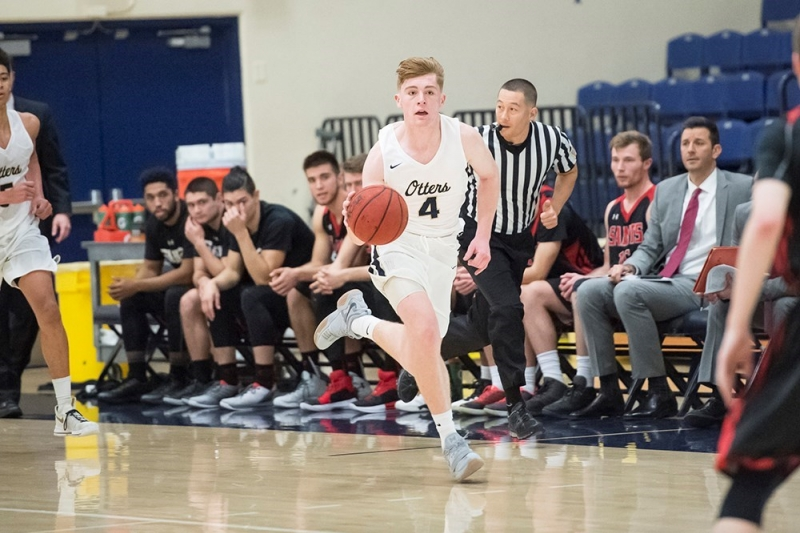
#> input picture images/15.jpg, 800 x 533 px; its folder holds 5 pictures in this run
$ python test.py
#> lines starting #> are read from the running program, lines starting #| are printed output that depends on the picture; after the words box and inside, x2 and y2 are one past the last pixel; in counts of white or black regions, pixels touching at a corner belong together
import os
import numpy as np
import cv2
from pprint import pprint
from PIL import Image

casc_class = "haarcascade_frontalface_default.xml"
eye_cascade = cv2.CascadeClassifier("haarcascade_eye.xml")
face_cascade = cv2.CascadeClassifier(casc_class)

if face_cascade.empty():
    print("file didn't load")
else:
    print("yes!")


for file in os.listdir("images"):
    face = 15
    if file.endswith(".jpg"):
        img = cv2.imread("images/"+ str(face)+".jpg")
#> img is the input picture: shape (533, 800, 3); mean B, G, R 114.7, 120, 129
        gray = cv2.cvtColor(img, cv2.COLOR_BGR2GRAY)
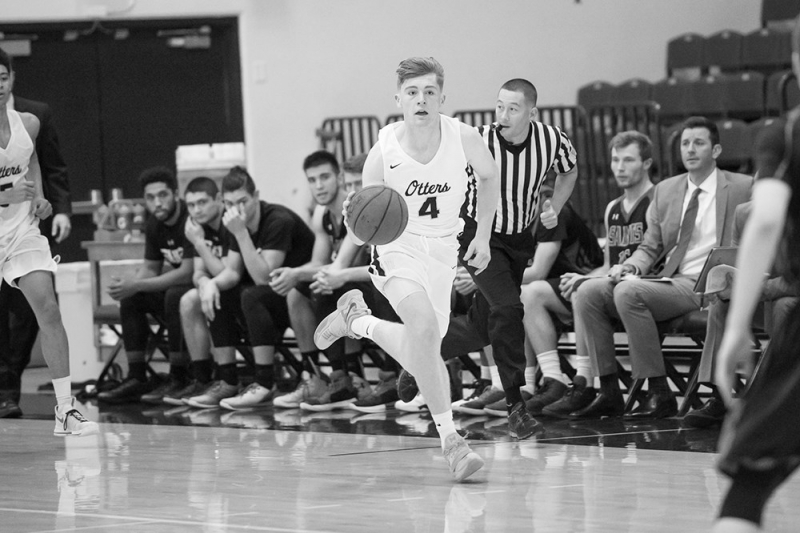
#> gray: shape (533, 800); min 1, max 254, mean 122.1
        faces = face_cascade.detectMultiScale(gray, 1.3, 5)
#> faces = [[604, 147, 34, 34], [139, 183, 36, 36], [670, 125, 45, 45], [295, 159, 49, 49], [392, 69, 58, 58]]


        for(x,y,w,h) in faces:
            cv2.rectangle(img, (x, y), (x+w, y+h), (0, 0, 255) ,2)
            roi_gray = gray[y:y+h, x:x+w]
            roi_color = img[y:y+h, x:x+w]
            eyes = eye_cascade.detectMultiScale(roi_gray, 1.3, 5)
            for (ex, ey, ew, eh) in eyes:
                cv2.rectangle(roi_color, (ex, ey), (ex+ew, ey+eh), (0,255,0), 2)
#> this loop made 5 passes
#> pass 1, `roi_gray = gray[y:y+h, x:x+w]`:
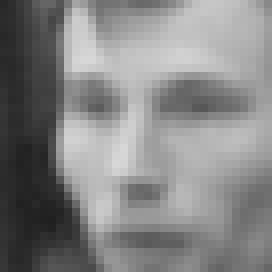
#> roi_gray: shape (34, 34) (shown 8 times larger); min 32, max 215, mean 132.8
#> pass 1, `roi_color = img[y:y+h, x:x+w]`:
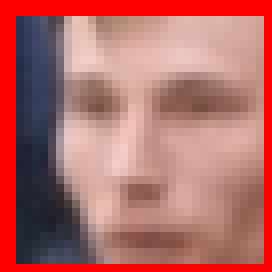
#> roi_color: shape (34, 34, 3) (shown 8 times larger); mean B, G, R 103.8, 106.9, 179.7
#> pass 2, `roi_color = img[y:y+h, x:x+w]`:
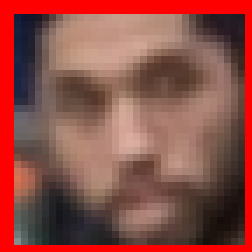
#> roi_color: shape (36, 36, 3) (shown 7 times larger); mean B, G, R 69.7, 77.4, 141.8
#> after the loop:
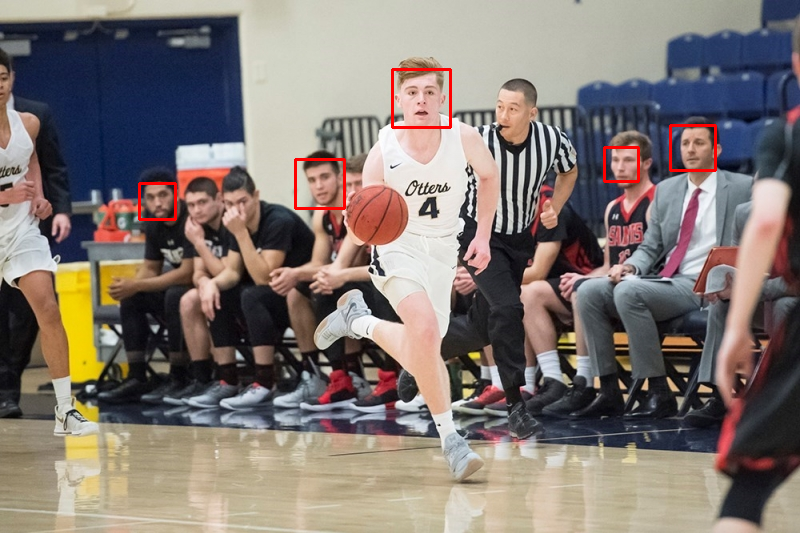
#> img: shape (533, 800, 3); 0.62% of pixels changed, all inside (x1, y1, x2, y2) = (138, 68, 717, 221)
#> after the loop:
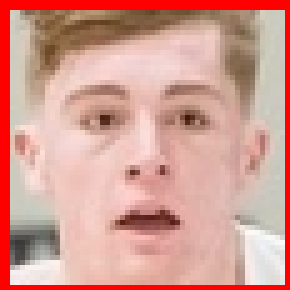
#> roi_color: shape (58, 58, 3) (shown 5 times larger); mean B, G, R 146.3, 156.7, 212.6
#> after the loop:
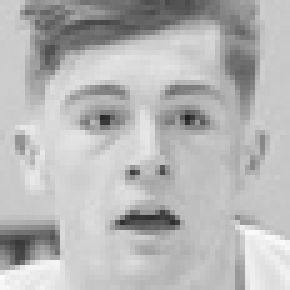
#> roi_gray: shape (58, 58) (shown 5 times larger); min 33, max 250, mean 182.4

        #pprint(eyes)
        cv2.imwrite('faceimages/'+ str(face)+'.jpg', img)
        face += 1
